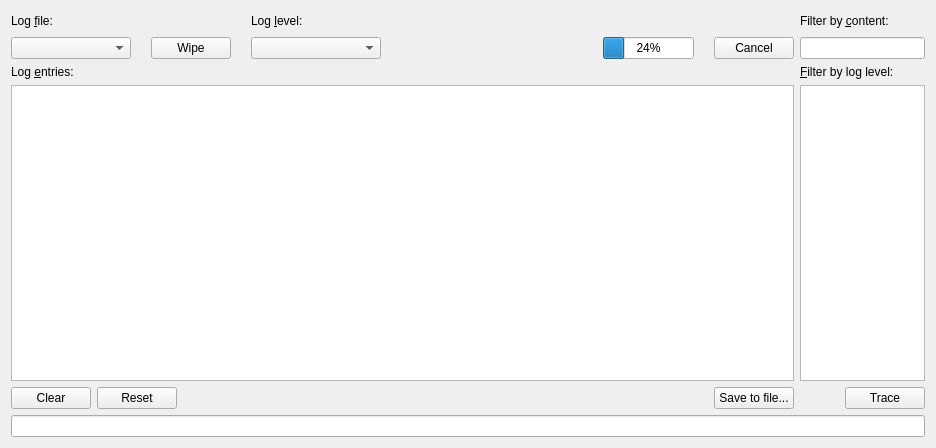
<?xml version="1.0" encoding="UTF-8"?>
<ui version="4.0">
 <class>LogViewerWidget</class>
 <widget class="QWidget" name="LogViewerWidget">
  <property name="geometry">
   <rect>
    <x>0</x>
    <y>0</y>
    <width>936</width>
    <height>448</height>
   </rect>
  </property>
  <property name="windowTitle">
   <string>Log viewer</string>
  </property>
  <layout class="QGridLayout" name="gridLayout">
   <item row="0" column="0">
    <layout class="QGridLayout" name="logFileAndLevelGridLayout">
     <property name="horizontalSpacing">
      <number>20</number>
     </property>
     <item row="0" column="0">
      <widget class="QLabel" name="logFileLabel">
       <property name="text">
        <string>Log &amp;file:</string>
       </property>
       <property name="buddy">
        <cstring>logFileComboBox</cstring>
       </property>
      </widget>
     </item>
     <item row="1" column="2">
      <widget class="QComboBox" name="logLevelComboBox">
       <property name="sizePolicy">
        <sizepolicy hsizetype="Fixed" vsizetype="Fixed">
         <horstretch>0</horstretch>
         <verstretch>0</verstretch>
        </sizepolicy>
       </property>
       <property name="minimumSize">
        <size>
         <width>130</width>
         <height>0</height>
        </size>
       </property>
       <property name="maximumSize">
        <size>
         <width>130</width>
         <height>16777215</height>
        </size>
       </property>
      </widget>
     </item>
     <item row="0" column="2">
      <widget class="QLabel" name="logLevelLabel">
       <property name="text">
        <string>Log &amp;level:</string>
       </property>
       <property name="buddy">
        <cstring>logLevelComboBox</cstring>
       </property>
      </widget>
     </item>
     <item row="1" column="0">
      <widget class="QComboBox" name="logFileComboBox">
       <property name="minimumSize">
        <size>
         <width>120</width>
         <height>0</height>
        </size>
       </property>
       <property name="maximumSize">
        <size>
         <width>220</width>
         <height>16777215</height>
        </size>
       </property>
      </widget>
     </item>
     <item row="1" column="1">
      <widget class="QPushButton" name="logFileWipePushButton">
       <property name="sizePolicy">
        <sizepolicy hsizetype="Fixed" vsizetype="Fixed">
         <horstretch>0</horstretch>
         <verstretch>0</verstretch>
        </sizepolicy>
       </property>
       <property name="text">
        <string>Wipe</string>
       </property>
       <property name="icon">
        <iconset theme="edit-delete">
         <normaloff>.</normaloff>.</iconset>
       </property>
      </widget>
     </item>
     <item row="1" column="3">
      <widget class="QLabel" name="logFilePendingLoadLabel">
       <property name="minimumSize">
        <size>
         <width>180</width>
         <height>0</height>
        </size>
       </property>
      </widget>
     </item>
     <item row="1" column="5">
      <widget class="QProgressBar" name="saveToFileProgressBar">
       <property name="value">
        <number>24</number>
       </property>
      </widget>
     </item>
     <item row="0" column="5">
      <widget class="QLabel" name="saveToFileLabel"/>
     </item>
     <item row="1" column="4">
      <spacer name="horizontalSpacer">
       <property name="orientation">
        <enum>Qt::Horizontal</enum>
       </property>
       <property name="sizeType">
        <enum>QSizePolicy::Fixed</enum>
       </property>
       <property name="sizeHint" stdset="0">
        <size>
         <width>2</width>
         <height>20</height>
        </size>
       </property>
      </spacer>
     </item>
     <item row="0" column="4">
      <spacer name="horizontalSpacer_2">
       <property name="orientation">
        <enum>Qt::Horizontal</enum>
       </property>
       <property name="sizeType">
        <enum>QSizePolicy::Fixed</enum>
       </property>
       <property name="sizeHint" stdset="0">
        <size>
         <width>2</width>
         <height>20</height>
        </size>
       </property>
      </spacer>
     </item>
     <item row="1" column="6">
      <widget class="QPushButton" name="saveToFileCancelButton">
       <property name="text">
        <string>Cancel</string>
       </property>
      </widget>
     </item>
    </layout>
   </item>
   <item row="0" column="1">
    <layout class="QVBoxLayout" name="filterByContentVerticalLayout">
     <item>
      <widget class="QLabel" name="filterByContentLabel">
       <property name="text">
        <string>Filter by &amp;content:</string>
       </property>
       <property name="buddy">
        <cstring>filterByContentLineEdit</cstring>
       </property>
      </widget>
     </item>
     <item>
      <widget class="QLineEdit" name="filterByContentLineEdit">
       <property name="sizePolicy">
        <sizepolicy hsizetype="Preferred" vsizetype="Fixed">
         <horstretch>0</horstretch>
         <verstretch>0</verstretch>
        </sizepolicy>
       </property>
      </widget>
     </item>
    </layout>
   </item>
   <item row="1" column="0">
    <layout class="QVBoxLayout" name="logEntriesVerticalLayout">
     <item>
      <widget class="QLabel" name="logEntriesLabel">
       <property name="text">
        <string>Log &amp;entries:</string>
       </property>
       <property name="buddy">
        <cstring>logEntriesTableView</cstring>
       </property>
      </widget>
     </item>
     <item>
      <widget class="QTableView" name="logEntriesTableView">
       <property name="contextMenuPolicy">
        <enum>Qt::CustomContextMenu</enum>
       </property>
       <property name="selectionMode">
        <enum>QAbstractItemView::ContiguousSelection</enum>
       </property>
       <property name="selectionBehavior">
        <enum>QAbstractItemView::SelectRows</enum>
       </property>
      </widget>
     </item>
    </layout>
   </item>
   <item row="1" column="1">
    <layout class="QVBoxLayout" name="filterByLogLevelVerticalLayout">
     <item>
      <widget class="QLabel" name="label">
       <property name="text">
        <string>&amp;Filter by log level:</string>
       </property>
       <property name="buddy">
        <cstring>filterByLogLevelTableWidget</cstring>
       </property>
      </widget>
     </item>
     <item>
      <widget class="QTableWidget" name="filterByLogLevelTableWidget">
       <property name="sizePolicy">
        <sizepolicy hsizetype="Preferred" vsizetype="Expanding">
         <horstretch>0</horstretch>
         <verstretch>0</verstretch>
        </sizepolicy>
       </property>
       <property name="maximumSize">
        <size>
         <width>220</width>
         <height>16777215</height>
        </size>
       </property>
      </widget>
     </item>
    </layout>
   </item>
   <item row="2" column="0">
    <layout class="QHBoxLayout" name="leftButtonsHorizontalLayout">
     <item>
      <widget class="QPushButton" name="clearPushButton">
       <property name="text">
        <string>Clear</string>
       </property>
      </widget>
     </item>
     <item>
      <widget class="QPushButton" name="resetPushButton">
       <property name="text">
        <string>Reset</string>
       </property>
      </widget>
     </item>
     <item>
      <spacer name="leftButtonsHorizontalSpacer">
       <property name="orientation">
        <enum>Qt::Horizontal</enum>
       </property>
       <property name="sizeHint" stdset="0">
        <size>
         <width>40</width>
         <height>20</height>
        </size>
       </property>
      </spacer>
     </item>
     <item>
      <widget class="QPushButton" name="saveToFilePushButton">
       <property name="text">
        <string>Save to file...</string>
       </property>
      </widget>
     </item>
    </layout>
   </item>
   <item row="2" column="1">
    <layout class="QHBoxLayout" name="tracePushButtonHorizontalLayout">
     <item>
      <spacer name="tracePushButtonHorizontalSpacer">
       <property name="orientation">
        <enum>Qt::Horizontal</enum>
       </property>
       <property name="sizeType">
        <enum>QSizePolicy::Ignored</enum>
       </property>
       <property name="sizeHint" stdset="0">
        <size>
         <width>100</width>
         <height>20</height>
        </size>
       </property>
      </spacer>
     </item>
     <item>
      <widget class="QPushButton" name="tracePushButton">
       <property name="sizePolicy">
        <sizepolicy hsizetype="Minimum" vsizetype="Fixed">
         <horstretch>0</horstretch>
         <verstretch>0</verstretch>
        </sizepolicy>
       </property>
       <property name="text">
        <string>Trace</string>
       </property>
       <property name="checkable">
        <bool>true</bool>
       </property>
      </widget>
     </item>
    </layout>
   </item>
   <item row="3" column="0" colspan="2">
    <widget class="QLineEdit" name="statusBarLineEdit">
     <property name="readOnly">
      <bool>true</bool>
     </property>
    </widget>
   </item>
  </layout>
 </widget>
 <resources/>
 <connections/>
</ui>
